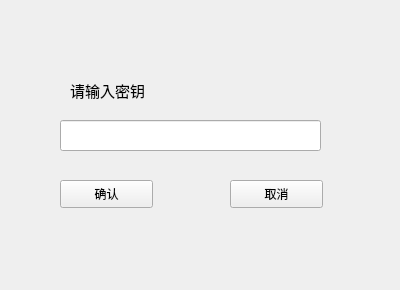
<?xml version="1.0" encoding="UTF-8"?>
<ui version="4.0">
 <class>key</class>
 <widget class="QWidget" name="key">
  <property name="geometry">
   <rect>
    <x>0</x>
    <y>0</y>
    <width>400</width>
    <height>290</height>
   </rect>
  </property>
  <property name="windowTitle">
   <string>Form</string>
  </property>
  <widget class="QLineEdit" name="lineEdit">
   <property name="geometry">
    <rect>
     <x>60</x>
     <y>120</y>
     <width>261</width>
     <height>31</height>
    </rect>
   </property>
  </widget>
  <widget class="QLabel" name="label">
   <property name="geometry">
    <rect>
     <x>70</x>
     <y>80</y>
     <width>211</width>
     <height>20</height>
    </rect>
   </property>
   <property name="font">
    <font>
     <pointsize>11</pointsize>
    </font>
   </property>
   <property name="text">
    <string>请输入密钥</string>
   </property>
  </widget>
  <widget class="QPushButton" name="submit">
   <property name="geometry">
    <rect>
     <x>60</x>
     <y>180</y>
     <width>93</width>
     <height>28</height>
    </rect>
   </property>
   <property name="text">
    <string>确认</string>
   </property>
  </widget>
  <widget class="QPushButton" name="cancel">
   <property name="geometry">
    <rect>
     <x>230</x>
     <y>180</y>
     <width>93</width>
     <height>28</height>
    </rect>
   </property>
   <property name="text">
    <string>取消</string>
   </property>
  </widget>
 </widget>
 <resources/>
 <connections/>
</ui>
